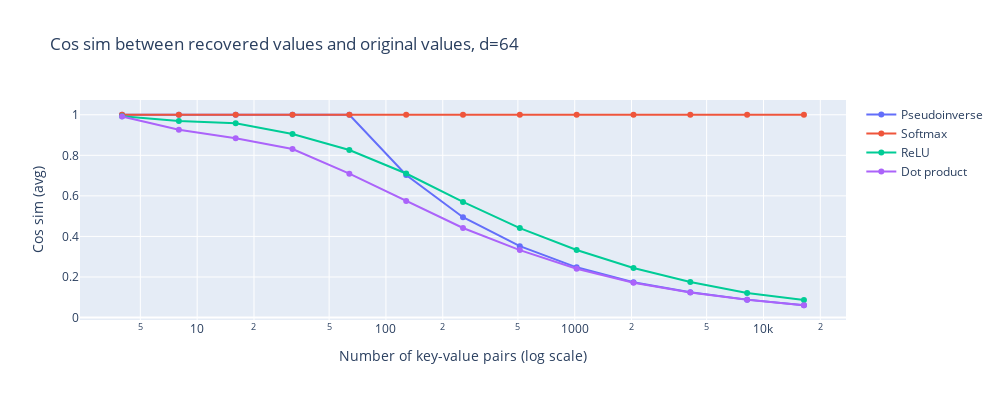

Notebook source saved alongside this figure:
### Code cell
fig = go.Figure()
fig.add_trace(go.Scatter(x=n_values, y=cos_sims_pseudo, mode='lines+markers', name='Pseudoinverse'))
fig.add_trace(go.Scatter(x=n_values, y=cos_sims_softmax, mode='lines+markers', name='Softmax'))
fig.add_trace(go.Scatter(x=n_values, y=cos_sims_relu, mode='lines+markers', name='ReLU'))
fig.add_trace(go.Scatter(x=n_values, y=cos_sims_dot_prod, mode='lines+markers', name='Dot product'))

fig.update_xaxes(title_text="Number of key-value pairs (log scale)", type='log')
fig.update_yaxes(title_text="Cos sim (avg)")
fig.update_layout(title=f"Cos sim between recovered values and original values, d={d}", height=400, width=1000)
fig.show()

### Figure 1 — Plotly figure (JSON) as saved in the notebook; plotly's stock layout.template omitted (floating-point values rounded to 4 significant figures)
{"data": [{"mode": "lines+markers", "name": "Pseudoinverse", "type": "scatter", "x": [4, 8, 16, 32, 64, 128, 256, 512, 1024, 2048, 4096, 8192, 16384], "y": [1, 1, 1, 1, 1, 0.7026, 0.4945, 0.3518, 0.2476, 0.1742, 0.1251, 0.08838, 0.06076]}, {"mode": "lines+markers", "name": "Softmax", "type": "scatter", "x": [4, 8, 16, 32, 64, 128, 256, 512, 1024, 2048, 4096, 8192, 16384], "y": [1, 1, 1, 1, 1, 1, 1, 1, 1, 1, 1, 1, 1]}, {"mode": "lines+markers", "name": "ReLU", "type": "scatter", "x": [4, 8, 16, 32, 64, 128, 256, 512, 1024, 2048, 4096, 8192, 16384], "y": [0.9926, 0.9688, 0.9581, 0.9051, 0.826, 0.7102, 0.5699, 0.4411, 0.3331, 0.2442, 0.1751, 0.1208, 0.0864]}, {"mode": "lines+markers", "name": "Dot product", "type": "scatter", "x": [4, 8, 16, 32, 64, 128, 256, 512, 1024, 2048, 4096, 8192, 16384], "y": [0.991, 0.9256, 0.884, 0.8311, 0.7096, 0.5745, 0.4417, 0.3325, 0.2405, 0.1714, 0.124, 0.08807, 0.06065]}], "layout": {"height": 400, "title": {"text": "Cos sim between recovered values and original values, d=64"}, "width": 1000, "xaxis": {"title": {"text": "Number of key-value pairs (log scale)"}, "type": "log"}, "yaxis": {"title": {"text": "Cos sim (avg)"}}}}
